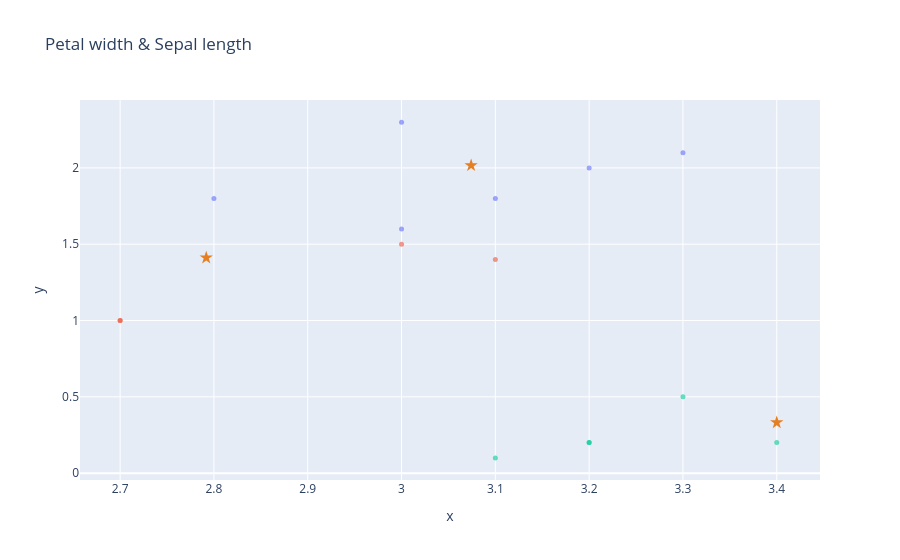

Write notebook code for a chart like this one.
### Code cell
fig = plot_dataframe(validation[:, [1,3]], title='Blobs Dataset', label=y_validation)
for i, centroid in enumerate(centroids):
    fig = plot_centroid(fig, centroid[[1,3]], colors=["#e67e22"], marker_size=10, symbol='star', name=f'Centroid {i+1}')
fig.update_layout(showlegend=False, title='Petal width & Sepal length')
fig.show()

### Figure 1 — Plotly figure (JSON) as saved in the notebook; plotly's stock layout.template omitted (floating-point values rounded to 4 significant figures)
{"data": [{"hovertemplate": "color=#f1948a<br>x=%{x}<br>y=%{y}<extra></extra>", "legendgroup": "#f1948a", "marker": {"color": "#636efa", "opacity": 0.6, "size": 5, "symbol": "circle"}, "mode": "markers", "name": "#f1948a", "orientation": "v", "showlegend": true, "type": "scatter", "x": [3.2, 3.0, 2.8, 3.1, 3.0, 3.3], "xaxis": "x", "y": [2.0, 2.3, 1.8, 1.8, 1.6, 2.1], "yaxis": "y"}, {"hovertemplate": "color=#82e0aa<br>x=%{x}<br>y=%{y}<extra></extra>", "legendgroup": "#82e0aa", "marker": {"color": "#EF553B", "opacity": 0.6, "size": 5, "symbol": "circle"}, "mode": "markers", "name": "#82e0aa", "orientation": "v", "showlegend": true, "type": "scatter", "x": [3.0, 2.7, 3.1, 2.7], "xaxis": "x", "y": [1.5, 1.0, 1.4, 1.0], "yaxis": "y"}, {"hovertemplate": "color=#f7dc6f<br>x=%{x}<br>y=%{y}<extra></extra>", "legendgroup": "#f7dc6f", "marker": {"color": "#00cc96", "opacity": 0.6, "size": 5, "symbol": "circle"}, "mode": "markers", "name": "#f7dc6f", "orientation": "v", "showlegend": true, "type": "scatter", "x": [3.3, 3.2, 3.2, 3.1, 3.4], "xaxis": "x", "y": [0.5, 0.2, 0.2, 0.1, 0.2], "yaxis": "y"}, {"marker": {"color": "#e67e22", "size": 10, "symbol": "star"}, "mode": "markers", "name": "Centroid 1", "type": "scatter", "x": [3.074], "y": [2.016]}, {"marker": {"color": "#e67e22", "size": 10, "symbol": "star"}, "mode": "markers", "name": "Centroid 2", "type": "scatter", "x": [3.4], "y": [0.3318]}, {"marker": {"color": "#e67e22", "size": 10, "symbol": "star"}, "mode": "markers", "name": "Centroid 3", "type": "scatter", "x": [2.792], "y": [1.411]}], "layout": {"legend": {"title": {"text": "color"}, "tracegroupgap": 0}, "showlegend": false, "title": {"text": "Petal width & Sepal length"}, "xaxis": {"anchor": "y", "domain": [0, 1], "title": {"text": "x"}}, "yaxis": {"anchor": "x", "domain": [0, 1], "title": {"text": "y"}}}}
